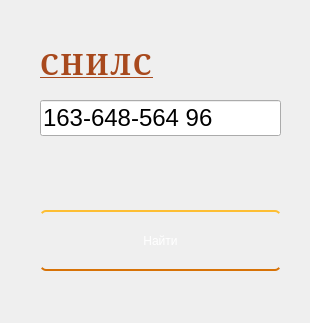
<?xml version="1.0" encoding="UTF-8"?>
<ui version="4.0">
 <class>Dialog</class>
 <widget class="QDialog" name="Dialog">
  <property name="geometry">
   <rect>
    <x>0</x>
    <y>0</y>
    <width>310</width>
    <height>323</height>
   </rect>
  </property>
  <property name="minimumSize">
   <size>
    <width>310</width>
    <height>200</height>
   </size>
  </property>
  <property name="maximumSize">
   <size>
    <width>310</width>
    <height>491</height>
   </size>
  </property>
  <property name="windowTitle">
   <string>Поиск</string>
  </property>
  <property name="styleSheet">
   <string notr="true">QDialog{
background:url(background.jpg);
}</string>
  </property>
  <widget class="QPushButton" name="search_btn">
   <property name="geometry">
    <rect>
     <x>40</x>
     <y>210</y>
     <width>241</width>
     <height>61</height>
    </rect>
   </property>
   <property name="styleSheet">
    <string notr="true">QPushButton {
  display: inline-block;
  color: white;
  text-decoration: none;
  padding: .2em 2em;
  outline: none;
  border-width: 2px 0;
  border-style: solid none;
  border-color: #FDBE33 #000 #D77206;
  border-radius: 6px;
  background: linear-gradient(#F3AE0F, #E38916) #E38916;
  transition: 0.2s;
} 
QPushButton:active { 
background: linear-gradient(#f59500, #f5ae00) #f59500; 
}
QPushButton:active:hover{ 
background: linear-gradient(#f5ae00, #f59500) #f5ae00; 
}</string>
   </property>
   <property name="text">
    <string>Найти</string>
   </property>
  </widget>
  <widget class="QLabel" name="snils_lb">
   <property name="geometry">
    <rect>
     <x>40</x>
     <y>50</y>
     <width>141</width>
     <height>28</height>
    </rect>
   </property>
   <property name="styleSheet">
    <string notr="true">QLabel{
background: rgb(0, 0, 0, 0); 
font-family: serif, Georgia;
font-size: 28px;
letter-spacing: 2px;
word-spacing: 2px;
color: #A8491D;
font-weight: 700;
text-decoration: underline rgb(68, 68, 68);
font-style: normal;
font-variant: small-caps;
text-transform: none;
}</string>
   </property>
   <property name="text">
    <string>СНИЛС</string>
   </property>
  </widget>
  <widget class="QLineEdit" name="ln_snils">
   <property name="geometry">
    <rect>
     <x>40</x>
     <y>100</y>
     <width>241</width>
     <height>36</height>
    </rect>
   </property>
   <property name="font">
    <font>
     <pointsize>18</pointsize>
     <weight>50</weight>
     <bold>false</bold>
    </font>
   </property>
   <property name="styleSheet">
    <string notr="true">QLineEdit:hover{
border: 2px solid #CB5721;
border-radius: 22px;
}</string>
   </property>
   <property name="text">
    <string>163-648-564 96</string>
   </property>
  </widget>
 </widget>
 <resources>
  <include location="../background_image.qrc"/>
 </resources>
 <connections/>
</ui>
